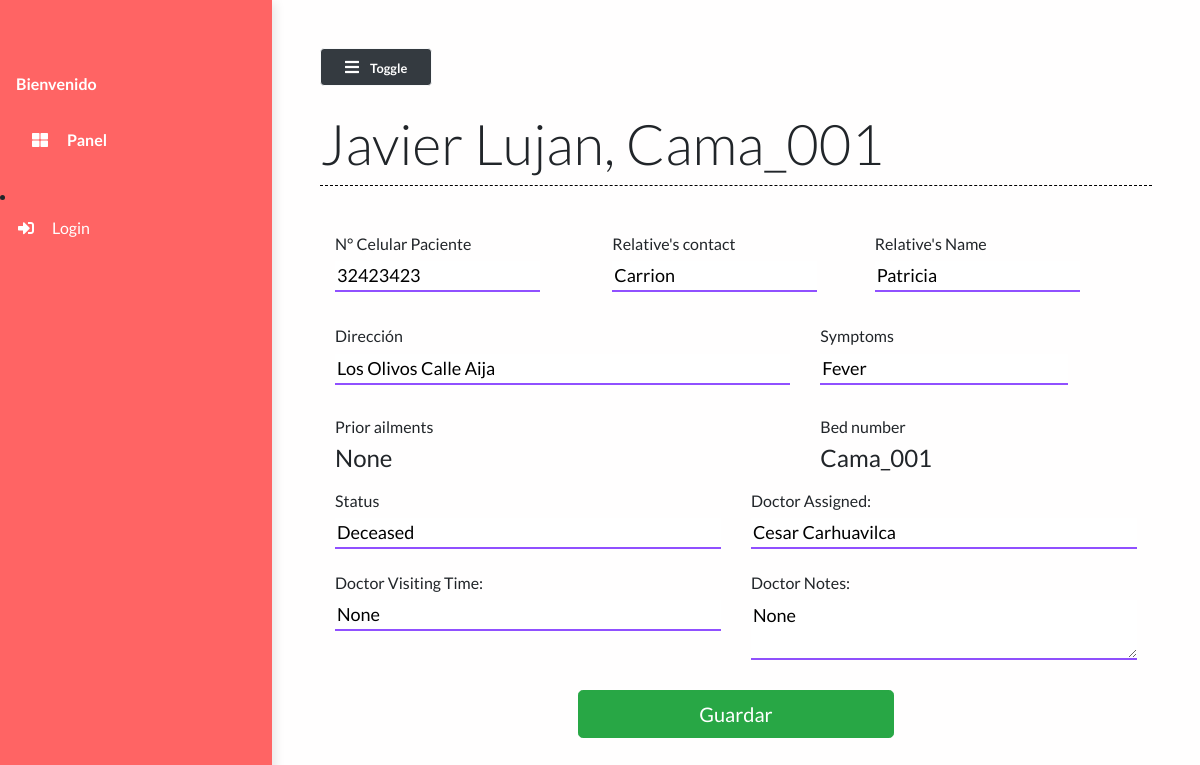
The page /patient/10 on the database its author committed.
### main/models.py (models this page shows, shortened)
class Patient(models.Model):
    name = models.CharField(max_length=50)
    phone_num = models.CharField(max_length=15)
    patient_relative_name = models.CharField(max_length=50, null=True)
    patient_relative_contact = models.CharField(max_length=15, null=True)
    address = models.TextField()
    SYMPTOMS = (
        ('Fever', 'Fever'),
        ('Dry cough', 'Dry cough'),
        ('Tiredness', 'Tiredness'),
        ('Aches and pains', 'Aches and pains'),
        ('Sore throat', 'Sore throat'),
        ('Diarrhoea', 'Diarrhoea'),
        ('Loss of taste or smell', 'Loss of taste or smell'),
        ('Difficulty in breathing or shortness of breath', 'Difficulty in breathing or shortness of breath'),
        ('Chest pain or pressure', 'Chest pain or pressure'),
        ('Loss of speech or movement', 'Loss of speech or movement'),
    )
    symptoms = MultiSelectField(choices=SYMPTOMS, null=True)
    prior_ailments = models.TextField()
    bed_num = models.ForeignKey("Bed", on_delete=models.CASCADE)
    dob = models.DateField(null=True)
    doctor = models.ForeignKey("Doctor", on_delete=models.CASCADE, null=True)
    doctors_notes = models.TextField(null=True, blank=True)
    doctors_visiting_time = models.CharField(null=True, max_length=50, blank=True)
    status = models.CharField(max_length=50)

class Bed(models.Model):
    bed_number = models.CharField(max_length=50)
    occupied = models.BooleanField()
    def __str__(self):
        return self.bed_number

class Doctor(models.Model):
    name = models.CharField(max_length=100)
    def __str__(self):
        return self.name

### main/views.py (the view, shortened to what this page needs)
# urls.py: path("patient/<str:pk>", views.patient, name="patient"),
def patient(request, pk):
    patient = Patient.objects.get(id=pk)
    context = {
        'patient': patient
    }
    return render(request, 'main/patient.html', context)

### main/templates/main/patient.html (shortened to what this page needs)
{% extends 'main/base.html' %}
{% load static %}
{% block contentTitle %}
{{patient.name}}, {{patient.bed_num}}
{% endblock contentTitle %}
{% block content %}
	<form class="form" action="" method="post" id="registrationForm">
		<div class="container">
			<div class="patient-form">
				<div class="row">
					<div class="col-md-4 form-field mt-4 mb-0">
						<label for="mobile">
							<h6>N° Celular Paciente</h6>
							<input type="text" id="name" class="input-text" type="text" name="mobile"
								placeholder="+51900000000" value="{{patient.phone_num}}">
						</label>
					</div>
					<div class="offset-md-2 col-md-4 form-field mt-4 mb-0">
						<label for="mobile" class="mb-0">
							<h6>Relative's contact</h6>
							<input type="text" id="mobile2" class="input-text" type="text" name="mobile2"
								placeholder="Mobile No" value="{{patient.patient_relative_contact}}">
						</label>
					</div>
					<div class="form-field mt-4">
						<label for="relativeName" class="mb-0">
							<h6>Relative's Name</h6>
							<input type="text" class="input-text" name="relativeName" id="realtiveName"
								value="{{patient.patient_relative_name}}" />
						</label>
					</div>
					<div class="col-md-7 form-field mt-0">
						<label for="address" class="mb-0 mt-0">
							<h6>Dirección</h6>
						</label>
						<input type="address" class="input-text" id="location" placeholder="dirección" name="location"
							title="enter a location" value="{{patient.address}}" />
					</div>
					<div class="offset-md-1 col-md-4 form-field mt-0">
						<label for="symptoms" class="mb-0">
							<h6>Symptoms</h6>
						</label>
						<input type="text" class="input-text" name="symptons" id="symptons"
							value="{{patient.symptoms}}" />
					</div>
					<div class="col-md-7">
						<h6>Prior ailments</h6>
						<label for="prior_ailments">
							<h4>{{patient.prior_ailments}}</h4>
						</label>
					</div>
					<div class="col-md-5">
						<h6>Bed number</h6>
						<label for="bed_num" class="mb-0">
							<h4>{{patient.bed_num}}</h4>
						</label>
					</div>
					<div class="col-md-6">
						<label for="status" class="mb-0">
							<h6>Status</h6>
						</label>
						<input type="text" class="input-text" name="status" id="status" value="{{patient.status}}" />
					</div>
					<div class="col-md-6">
						<label for="doctor" class="mb-0">
							<h6>Doctor Assigned: </h6>
						</label>
						<input type="text" class="input-text" name="doctor" id="doctor" value="{{patient.doctor}}" />
					</div>
					<div class="col-md-6">
						<label for="doctor_time" class="mb-0 mt-4">
							<h6>Doctor Visiting Time: </h6>
						</label>
						<input type="text" class="input-text" name="doctor_time" id="doctor_time"
							value="{{patient.doctors_visiting_time}}" />
					</div>
					<div class="col-md-6">
						<label for="doctor_notes" class="mb-0 mt-4">
							<h6>Doctor Notes: </h6>
						</label>
						<textarea class="input-text" name="doctor_notes" id="doctor_notes"
							{{patient.doctors_notes}}>{{patient.doctors_notes}}</textarea>
					</div>
				</div>
			</div>
		</div>
		<div class="form-group">
			<div class="col-md-5 mx-auto">
				<br />
				<button class="btn btn-lg btn-success btn-block mx-auto" type="submit">
					 Guardar
				</button>
			</div>
		</div>
	</form>
	{% endblock content %}

### static/styles/base.css (style rules this page uses)
body { background: #fffefe; min-height: 100vh; overflow-x: hidden; font-family:Lato,'Helvetica Neue',Helvetica,Arial,sans-serif; }
.patient-form .form-field { margin: 32px 0; }
.patient-form .input-text { width: 100%; border-width: 0 0 2px 0; border-color: #6c19fcc2; font-size: 18px; font-weight: 400; transition: border-color 0.2s linear; }

### rows shown on the page
Patient: name "Javier Lujan", bed_num "Cama_001", mobile "32423423", mobile2 "Carrion", relativeName "Patricia", location "Los Olivos Calle Aija", symptons "Fever", prior_ailments "None", status "Deceased", doctor "Cesar Carhuavilca", doctor_time "None", doctor_notes "None"
